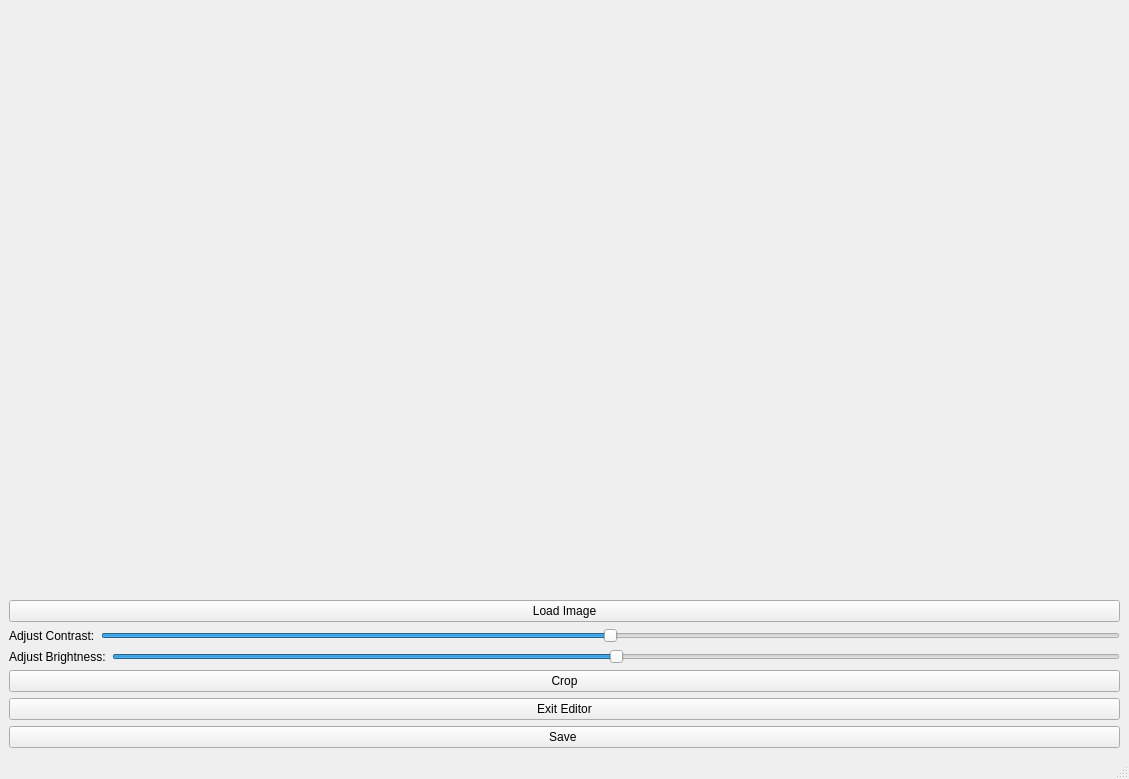
<?xml version="1.0" encoding="UTF-8"?>
<ui version="4.0">
 <class>MainWindow</class>
 <widget class="QMainWindow" name="MainWindow">
  <property name="geometry">
   <rect>
    <x>0</x>
    <y>0</y>
    <width>1129</width>
    <height>779</height>
   </rect>
  </property>
  <property name="windowTitle">
   <string>MainWindow</string>
  </property>
  <widget class="QWidget" name="centralwidget">
   <layout class="QVBoxLayout" name="verticalLayout_2">
    <item>
     <layout class="QVBoxLayout" name="verticalLayout">
      <item>
       <widget class="QLabel" name="imageLabel">
        <property name="text">
         <string/>
        </property>
       </widget>
      </item>
      <item>
       <widget class="QPushButton" name="loadButton">
        <property name="text">
         <string>Load Image</string>
        </property>
       </widget>
      </item>
      <item>
       <layout class="QHBoxLayout" name="horizontalLayout_2">
        <item>
         <widget class="QLabel" name="label_3">
          <property name="text">
           <string>Adjust Contrast:</string>
          </property>
         </widget>
        </item>
        <item>
         <widget class="QSlider" name="contrastSlider">
          <property name="minimum">
           <number>-100</number>
          </property>
          <property name="maximum">
           <number>100</number>
          </property>
          <property name="orientation">
           <enum>Qt::Horizontal</enum>
          </property>
         </widget>
        </item>
       </layout>
      </item>
      <item>
       <layout class="QHBoxLayout" name="horizontalLayout">
        <item>
         <widget class="QLabel" name="label_2">
          <property name="text">
           <string>Adjust Brightness:</string>
          </property>
         </widget>
        </item>
        <item>
         <widget class="QSlider" name="brightnessSlider">
          <property name="minimum">
           <number>-100</number>
          </property>
          <property name="maximum">
           <number>100</number>
          </property>
          <property name="orientation">
           <enum>Qt::Horizontal</enum>
          </property>
         </widget>
        </item>
       </layout>
      </item>
      <item>
       <widget class="QPushButton" name="cropButton">
        <property name="text">
         <string>Crop</string>
        </property>
       </widget>
      </item>
      <item>
       <widget class="QPushButton" name="exitButton">
        <property name="text">
         <string>Exit Editor</string>
        </property>
       </widget>
      </item>
      <item>
       <widget class="QPushButton" name="saveButton">
        <property name="text">
         <string>Save </string>
        </property>
       </widget>
      </item>
     </layout>
    </item>
   </layout>
  </widget>
  <widget class="QMenuBar" name="menubar">
   <property name="geometry">
    <rect>
     <x>0</x>
     <y>0</y>
     <width>1129</width>
     <height>22</height>
    </rect>
   </property>
  </widget>
  <widget class="QStatusBar" name="statusbar"/>
 </widget>
 <resources/>
 <connections/>
</ui>
